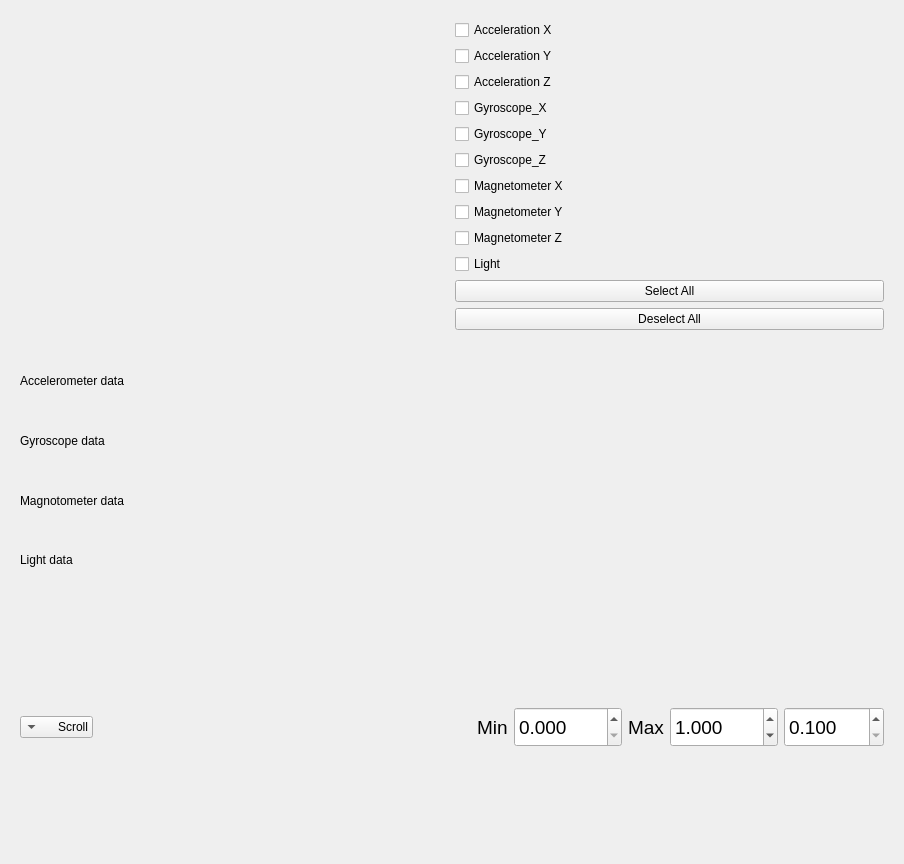
<?xml version="1.0" encoding="UTF-8"?>
<ui version="4.0">
 <class>Form</class>
 <widget class="QWidget" name="Form">
  <property name="geometry">
   <rect>
    <x>0</x>
    <y>0</y>
    <width>904</width>
    <height>864</height>
   </rect>
  </property>
  <property name="windowTitle">
   <string>Form</string>
  </property>
  <layout class="QVBoxLayout" name="verticalLayout_2">
   <item>
    <widget class="QWidget" name="widgetContainer" native="true">
     <layout class="QHBoxLayout" name="horizontalLayout">
      <item>
    <widget class="PlotWidget" name="grphSmartDot" native="true"/>
      </item>
      <item>
       <layout class="QVBoxLayout" name="verticalLayout">
        <item>
         <widget class="QCheckBox" name="chkXL_X">
          <property name="text">
           <string>Acceleration X</string>
          </property>
         </widget>
        </item>
        <item>
         <widget class="QCheckBox" name="chkXL_Y">
          <property name="text">
           <string>Acceleration Y</string>
          </property>
         </widget>
        </item>
        <item>
         <widget class="QCheckBox" name="chkXL_Z">
          <property name="text">
           <string>Acceleration Z</string>
          </property>
         </widget>
        </item>
        <item>
         <widget class="QCheckBox" name="chkGL_X">
          <property name="text">
           <string>Gyroscope_X</string>
          </property>
         </widget>
        </item>
        <item>
         <widget class="QCheckBox" name="chkGL_Y">
          <property name="text">
           <string>Gyroscope_Y</string>
          </property>
         </widget>
        </item>
        <item>
         <widget class="QCheckBox" name="chkGL_Z">
          <property name="text">
           <string>Gyroscope_Z</string>
          </property>
         </widget>
        </item>
        <item>
         <widget class="QCheckBox" name="chkMG_X">
          <property name="text">
           <string>Magnetometer X</string>
          </property>
         </widget>
        </item>
        <item>
         <widget class="QCheckBox" name="chkMG_Y">
          <property name="text">
           <string>Magnetometer Y</string>
          </property>
         </widget>
        </item>
        <item>
         <widget class="QCheckBox" name="chkMG_Z">
          <property name="text">
           <string>Magnetometer Z</string>
          </property>
         </widget>
        </item>
        <item>
         <widget class="QCheckBox" name="chkLight">
          <property name="text">
           <string>Light</string>
          </property>
         </widget>
        </item>
        <item>
         <widget class="QPushButton" name="btnSelectAll">
          <property name="text">
           <string>Select All</string>
          </property>
         </widget>
        </item>
        <item>
         <widget class="QPushButton" name="btnDeselectAll">
          <property name="text">
           <string>Deselect All</string>
          </property>
         </widget>
        </item>
       </layout>
      </item>
     </layout>
    </widget>
   </item>
   <item>
    <widget class="QWidget" name="widgetValues" native="true">
     <layout class="QVBoxLayout" name="verticalLayout_3">
      <item>
       <widget class="QLabel" name="lblAccelerometer">
        <property name="text">
         <string>Accelerometer data</string>
        </property>
       </widget>
      </item>
      <item>
       <widget class="QLabel" name="lblGyroscopeData">
        <property name="text">
         <string>Gyroscope data</string>
        </property>
       </widget>
      </item>
      <item>
       <widget class="QLabel" name="lblMagnomaterData">
        <property name="text">
         <string>Magnotometer data</string>
        </property>
       </widget>
      </item>
      <item>
       <widget class="QLabel" name="lblLightData">
        <property name="text">
         <string>Light data</string>
        </property>
       </widget>
      </item>
     </layout>
    </widget>
   </item>
   <item>
    <widget class="QWidget" name="widgetLookback" native="true">
     <layout class="QHBoxLayout" name="horizontalLayout_2">
      <item>
       <widget class="QComboBox" name="cboLimitView">
        <property name="sizePolicy">
         <sizepolicy hsizetype="Maximum" vsizetype="Fixed">
          <horstretch>0</horstretch>
          <verstretch>0</verstretch>
         </sizepolicy>
        </property>
        <property name="layoutDirection">
         <enum>Qt::RightToLeft</enum>
        </property>
        <property name="currentIndex">
         <number>1</number>
        </property>
        <item>
         <property name="text">
          <string>View All</string>
         </property>
        </item>
        <item>
         <property name="text">
          <string>Scroll</string>
         </property>
        </item>
        <item>
         <property name="text">
          <string>Range</string>
         </property>
        </item>
       </widget>
      </item>
      <item>
       <spacer name="horizontalSpacer">
        <property name="orientation">
         <enum>Qt::Horizontal</enum>
        </property>
        <property name="sizeHint" stdset="0">
         <size>
          <width>40</width>
          <height>20</height>
         </size>
        </property>
       </spacer>
      </item>
      <item>
       <widget class="QLabel" name="lblXMin">
        <property name="font">
         <font>
          <pointsize>14</pointsize>
         </font>
        </property>
        <property name="text">
         <string>Min</string>
        </property>
       </widget>
      </item>
      <item>
       <widget class="QDoubleSpinBox" name="dsbMinX">
        <property name="minimumSize">
         <size>
          <width>100</width>
          <height>40</height>
         </size>
        </property>
        <property name="font">
         <font>
          <pointsize>14</pointsize>
         </font>
        </property>
        <property name="decimals">
         <number>3</number>
        </property>
        <property name="maximum">
         <double>1000.000000000000000</double>
        </property>
        <property name="value">
         <double>0.000000000000000</double>
        </property>
       </widget>
      </item>
      <item>
       <widget class="QLabel" name="lblXMax">
        <property name="font">
         <font>
          <pointsize>14</pointsize>
         </font>
        </property>
        <property name="text">
         <string>Max</string>
        </property>
       </widget>
      </item>
      <item>
       <widget class="QDoubleSpinBox" name="dsbMaxX">
        <property name="minimumSize">
         <size>
          <width>100</width>
          <height>40</height>
         </size>
        </property>
        <property name="font">
         <font>
          <pointsize>14</pointsize>
         </font>
        </property>
        <property name="decimals">
         <number>3</number>
        </property>
        <property name="maximum">
         <double>1000.000000000000000</double>
        </property>
        <property name="value">
         <double>1.000000000000000</double>
        </property>
       </widget>
      </item>
      <item>
       <widget class="QDoubleSpinBox" name="dsbLookBackSeconds">
        <property name="minimumSize">
         <size>
          <width>100</width>
          <height>40</height>
         </size>
        </property>
        <property name="font">
         <font>
          <pointsize>14</pointsize>
         </font>
        </property>
        <property name="enabled">
         <bool>true</bool>
        </property>
        <property name="readOnly">
         <bool>false</bool>
        </property>
        <property name="decimals">
         <number>3</number>
        </property>
        <property name="minimum">
         <double>0.100000000000000</double>
        </property>
        <property name="maximum">
         <double>10.000000000000000</double>
        </property>
        <property name="singleStep">
         <double>0.100000000000000</double>
        </property>
       </widget>
      </item>
     </layout>
    </widget>
   </item>
  </layout>
 </widget>
 <customwidgets>
  <customwidget>
   <class>PlotWidget</class>
   <extends>QWidget</extends>
   <header location="global">pyqtgraph</header>
   <container>1</container>
  </customwidget>
 </customwidgets>
 <resources/>
 <connections/>
</ui>
